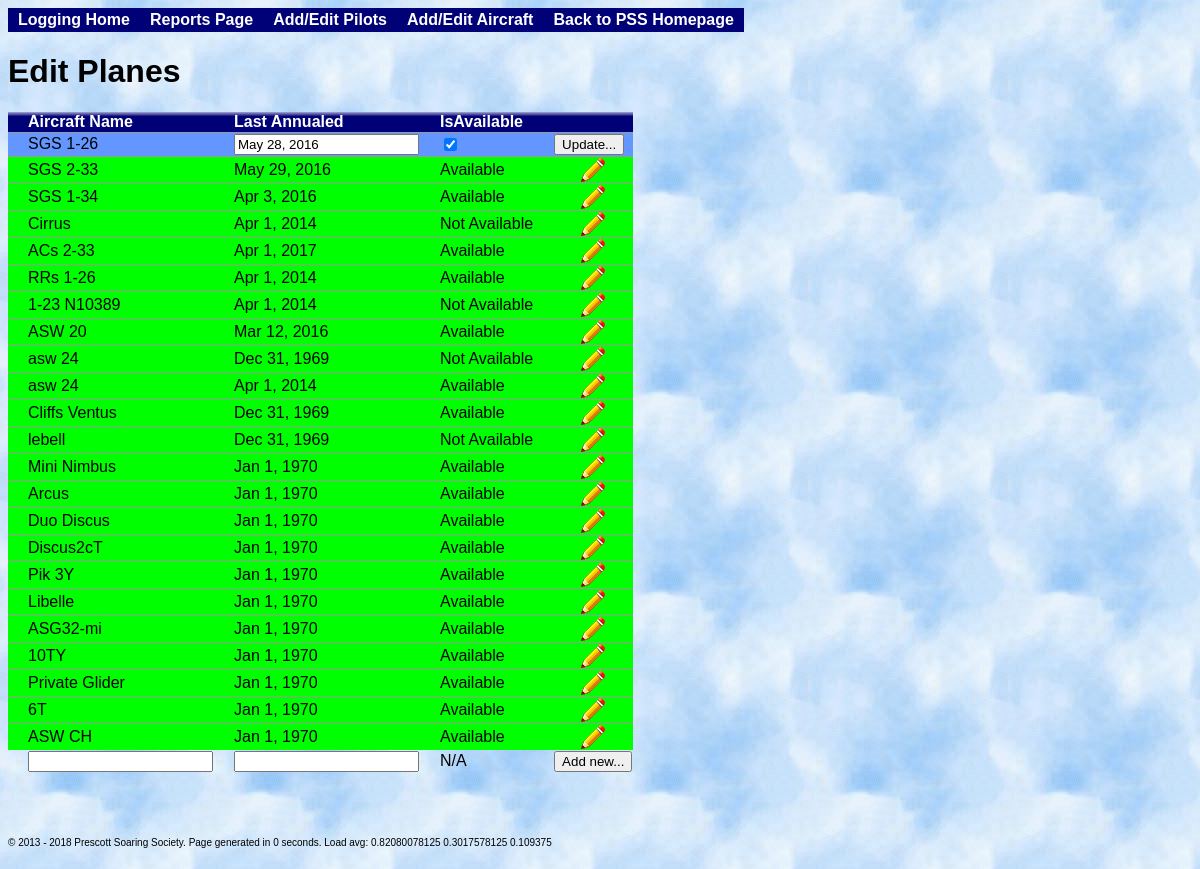
The page /index.php?addplanes&aircraftID=2&modified=1 on the database its author committed.
### tables this page shows
CREATE TABLE aircraft(ID INTEGER PRIMARY KEY NOT NULL, Name TEXT, LastAnnualed INTEGER, IsAvailable INTEGER DEFAULT 0);

### SoaringLogBase.php (called while the page is built, shortened)
<?php
    class SoaringLogBase {
        private static $instance;
        private $dbDir = 'sqlite:db.sqlite';
        private $aircraftTable = "aircraft";
        public $dbObj;
        public static function GetInstance() {
            if(!self::$instance) {
                self::$instance = new self();
            }
            return self::$instance;
        }
        public function OpenDatabase() {
            try {
                $this->dbObj = new PDO($this->dbDir) or die("Cannot open the database");
            }
            catch(Exception $e) {
                die("Oops, couldn't open the database :( $e");
            }
        }
        public function GetAircraftTable() {
            return $this->aircraftTable;
        }
        public function GetAircraft($showNotAvail = false) {
            if($showNotAvail)
                $query = "SELECT * FROM aircraft;";
            else
                $query = "SELECT * FROM aircraft WHERE IsAvailable='available' OR ID=0;";
            $result = $this->dbObj->query($query);
            $planes = array( );
            while($row = $result->fetch(PDO::FETCH_BOTH)) {
                $planes[$row['ID']] = $row['Name'];
            }
            return $planes;
        }
    }
?>

### addplanes.php (the view, shortened to what this page needs)
<h1>Edit Planes</h1>
<?php
include("SoaringLogBase.php");
$thisFile = "index.php?addplanes";
$logbase = SoaringLogBase::GetInstance();
$database = $logbase->dbObj;
$tableName = $logbase->GetAircraftTable();
$aircraftList = $logbase->GetAircraft(true);
$aircraftID = $_REQUEST["aircraftID"];
$modified = $_REQUEST["modified"];
$query = "SELECT * FROM $tableName;";
if($result = $database->query($query)) {
    echo("<table id=\"aircraftTable\" >");
    echo("<tr class=\"Head\"><td>Aircraft Name</td><td>Last Annualed</td><td>IsAvailable</td><td></td></tr>\n");
    while($row = $result->fetch(PDO::FETCH_BOTH)) {
        $editMe = 0;
        if($aircraftID == $row['ID'] && $modified) {
            $editMe = 1;
        }
        if($editMe) {
            echo("<tr id=\"row{$row['flightIndex']}\" class=\"IncompleteEntry\"><form id=\"form{$row['ID']}\" name=\"aircraftUpdate\" action=\"{$thisFile}\" method=\"POST\"> ");
        }
        else {
            echo("<tr class=\"CompleteEntry\">");
        }
        echo("<td>{$aircraftList[$row['ID']]}</td>");
        $storedLastAnnual = date("M j, Y", $row['LastAnnualed']);
        if($editMe) {
            echo("<td>");
            echo("<input type=\"text\" name=\"lastAnnualed\" value=\"$storedLastAnnual\" id=\"lastAnnual{$row['ID']}\"/>");
            echo "</td>";
        }
        else
            echo("<td>$storedLastAnnual</td>");
        $isAvailable = $row['IsAvailable'];
        if($editMe) {
            if($isAvailable)
                echo("<td><input type=\"checkbox\" checked=\"yes\" name=\"available\" value=\"available\"></td>");
            else
                echo("<td><input type=\"checkbox\" name=\"available\" value=\"available\"></td>");
        }
        else {
            if($isAvailable)
                echo("<td class=\"Inactive\">Available</td>");
            else
                echo("<td>Not Available</td>");
        }
        if($editMe) {
            echo "<td><input type=\"hidden\" name=\"aircraftID\" value=\"{$row['ID']}\"/><input type=\"submit\" value=\"Update...\" /></form>";
        }
        else {
            echo "<td><center><button name=\"modify\" class=\"modify\" onClick=\"window.location.href='{$thisFile}&aircraftID={$row['ID']}&modified=1'; \" />";
            echo "</center></td></tr>\n";
        }
    }
    echo "<tr><form name=\"aircraftList\" action=\"{$thisFile}\" method=\"POST\">\n";
    echo "<td><input type=\"text\" name=\"aircraftName\" /></td>\n";
    echo "<td><input type=\"text\" name=\"lastAnnualed\" /></td>\n";
    echo "<td>N/A</td>";
    echo "<td><input type=\"submit\" value=\"Add new...\" /></td>";
    echo "</form></tr>";
    echo("</table><br><br><br>");
}
else
    print("Failed to execute query!!!");
?>

### index.php (shortened to what this page needs)
<html>
<head>
<link rel="stylesheet" type="text/css" href="style.css" />
<link rel="stylesheet" type="text/css" media="all" href="jsDatePick_ltr.min.css" />
</head>
<body>
<div id="container">
    <div id="navbar">
        <ul>
        <li><a href="index.php">Logging Home</a></li>
        <li><a href="index.php?reports">Reports Page</a></li>
        <li><a href="index.php?addpilots">Add/Edit Pilots</a></li>
        <li><a href="index.php?addplanes">Add/Edit Aircraft</a></li>
        <li><a href="http://prescottsoaring.com">Back to PSS Homepage</a></li>
        </ul>
    </div>
    <div id="main">
        <?php
            $startTime = microtime(true);
            if(isset($_GET['reports'])) {
                include('reports.php');
            }
            else if(isset($_GET['addpilots'])) {
                include('addpilots.php');
            }
            else if(isset($_GET['addplanes'])) {
                include('addplanes.php');
            }
            else {
                include('home.php');
            }
        ?>
        <div class="spacer" />
    </div>
    <div id="footer">
        <?php
            $stopTime = microtime(true);
            $time = round($stopTime - $startTime, 4);
            $thisYear = date("Y");
            $load = sys_getloadavg();
            $oneMinLoad = $load[0];
            $fiveMinLoad = $load[1];
            $fifteenMinLoad = $load[2];
            print("&copy 2013 - $thisYear Prescott Soaring Society.  ");
            print("Page generated in $time seconds. Load avg: $oneMinLoad $fiveMinLoad $fifteenMinLoad");
        ?>
    </div>
</div>
</body>
</html>

### style.css (style rules this page uses)
table, td, th { font-family: Verdana, Arial; font-size: 16px; border: 0px solid black; border-collapse:collapse; padding-left: 20px }
body { font-family: Verdana, Arial; font-size: 16px; background-image: url(img/Clouds.jpg); }
#container { width:auto; margin:0 auto; }
#navbar { width:auto; display:block; height:24px; }
#navbar ul, #navbar ul li { padding:0; margin:0; list-style:none; foat:left; }
#navbar a { color:#FFFFFF; font-weight:bold; }
#navbar li a:link, #navbar li a:visited { background:#000077; text-decoration:none; height:24px; line-height:24px; display:inline; float:left; width:auto; padding:0px 10px; }
#main { width:auto; display:block; }
div.spacer { clear:both; height:10px; display:block; }
#footer { width:auto; display:block; height:24px; font-size:10px; }
tr.IncompleteEntry { background-color: #6496FF; border-top: 1px solid #999999; }
tr.CompleteEntry { background-color: #00FF00; border-top: 1px solid #999999; }
th, tr.Head { color: #FFFFFF; background-color: #000077; background-image: url('img/grad_white.png'); background-position: 0px -3px; background-repeat: repeat-x; vertical-align: bottom; padding-left: 20px; padding-right: 3px; font-family: Verdana, Arial; font-size: 14px; font-weight: bold; }
button.modify { border: none; height: 24px; width: 24px; valign: center; background: transparent; background-image: url('img/modify.png'); background-position: center; }

### rows shown on the page
aircraft: ID "SGS 1-26", lastAnnualed "May 28, 2016"
aircraft: ID "SGS 2-33", LastAnnualed "May 29, 2016", IsAvailable "Available"
aircraft: ID "SGS 1-34", LastAnnualed "Apr 3, 2016", IsAvailable "Available"
aircraft: ID "Cirrus", LastAnnualed "Apr 1, 2014", IsAvailable "Not Available"
aircraft: ID "ACs 2-33", LastAnnualed "Apr 1, 2017", IsAvailable "Available"
aircraft: ID "RRs 1-26", LastAnnualed "Apr 1, 2014", IsAvailable "Available"
aircraft: ID "1-23 N10389", LastAnnualed "Apr 1, 2014", IsAvailable "Not Available"
aircraft: ID "ASW 20", LastAnnualed "Mar 12, 2016", IsAvailable "Available"
aircraft: ID "asw 24", LastAnnualed "Dec 31, 1969", IsAvailable "Not Available"
aircraft: ID "asw 24", LastAnnualed "Apr 1, 2014", IsAvailable "Available"
aircraft: ID "Cliffs Ventus", LastAnnualed "Dec 31, 1969", IsAvailable "Available"
aircraft: ID "lebell", LastAnnualed "Dec 31, 1969", IsAvailable "Not Available"
aircraft: ID "Mini Nimbus", LastAnnualed "Jan 1, 1970", IsAvailable "Available"
aircraft: ID "Arcus", LastAnnualed "Jan 1, 1970", IsAvailable "Available"
aircraft: ID "Duo Discus", LastAnnualed "Jan 1, 1970", IsAvailable "Available"
aircraft: ID "Discus2cT", LastAnnualed "Jan 1, 1970", IsAvailable "Available"
aircraft: ID "Pik 3Y", LastAnnualed "Jan 1, 1970", IsAvailable "Available"
aircraft: ID "Libelle", LastAnnualed "Jan 1, 1970", IsAvailable "Available"
aircraft: ID "ASG32-mi", LastAnnualed "Jan 1, 1970", IsAvailable "Available"
aircraft: ID "10TY", LastAnnualed "Jan 1, 1970", IsAvailable "Available"
aircraft: ID "Private Glider", LastAnnualed "Jan 1, 1970", IsAvailable "Available"
aircraft: ID "6T", LastAnnualed "Jan 1, 1970", IsAvailable "Available"
aircraft: ID "ASW CH", LastAnnualed "Jan 1, 1970", IsAvailable "Available"

### other values the page prints
$oneMinLoad "0.82080078125"
$fiveMinLoad "0.3017578125"
$fifteenMinLoad "0.109375"
